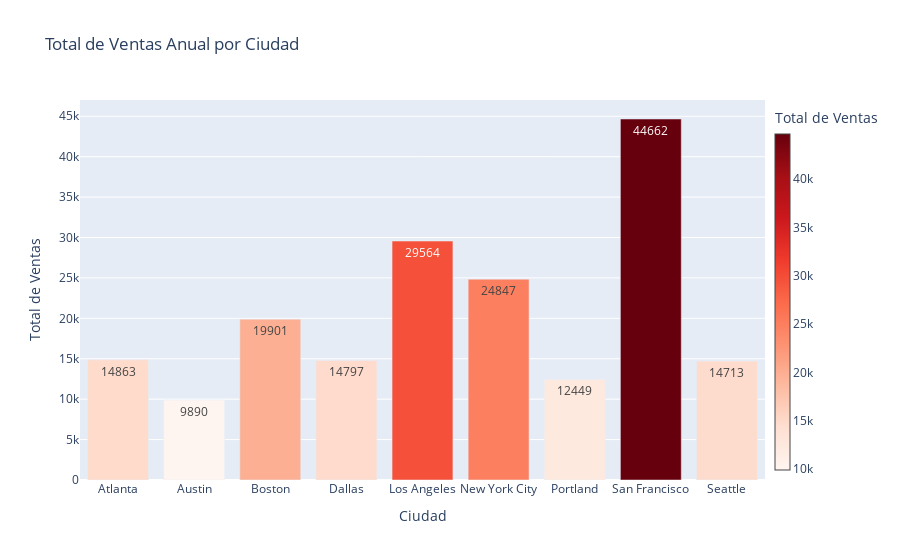

The notebook cell this image was saved under:
### Code cell
fig.update_layout(
    title='Total de Ventas Anual por Ciudad',
    xaxis=dict(title='Ciudad'),
    yaxis=dict(title='Total de Ventas')
)

### Figure 1 — Plotly figure (JSON) as saved in the notebook; plotly's stock layout.template omitted (floating-point values rounded to 4 significant figures)
{"data": [{"marker": {"color": [14863, 9890, 19901, 14797, 29564, 24847, 12449, 44662, 14713], "colorbar": {"thickness": 15, "title": {"text": "Total de Ventas"}, "x": 1}, "colorscale": [[0, "rgb(255,245,240)"], [0.125, "rgb(254,224,210)"], [0.25, "rgb(252,187,161)"], [0.375, "rgb(252,146,114)"], [0.5, "rgb(251,106,74)"], [0.625, "rgb(239,59,44)"], [0.75, "rgb(203,24,29)"], [0.875, "rgb(165,15,21)"], [1, "rgb(103,0,13)"]]}, "name": "Total de Ventas por Ciudad Anual", "text": [14863, 9890, 19901, 14797, 29564, 24847, 12449, 44662, 14713], "textposition": "auto", "type": "bar", "x": ["Atlanta", "Austin", "Boston", "Dallas", "Los Angeles", "New York City", "Portland", "San Francisco", "Seattle"], "y": [14863, 9890, 19901, 14797, 29564, 24847, 12449, 44662, 14713]}], "layout": {"title": {"text": "Total de Ventas Anual por Ciudad"}, "xaxis": {"title": {"text": "Ciudad"}}, "yaxis": {"title": {"text": "Total de Ventas"}}}}
